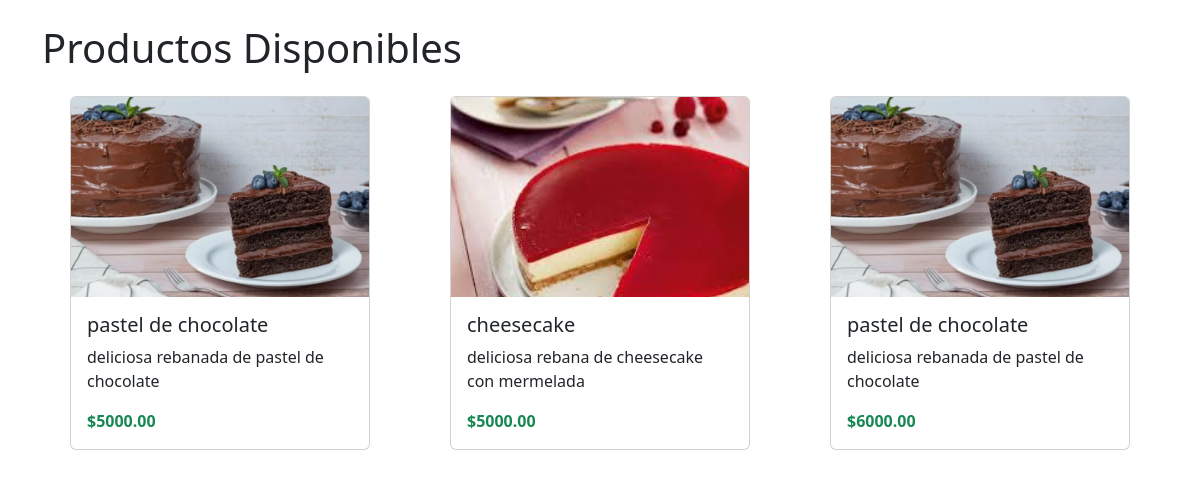
/usuarios/productos/productos/, run on an earlier commit of the app's database.
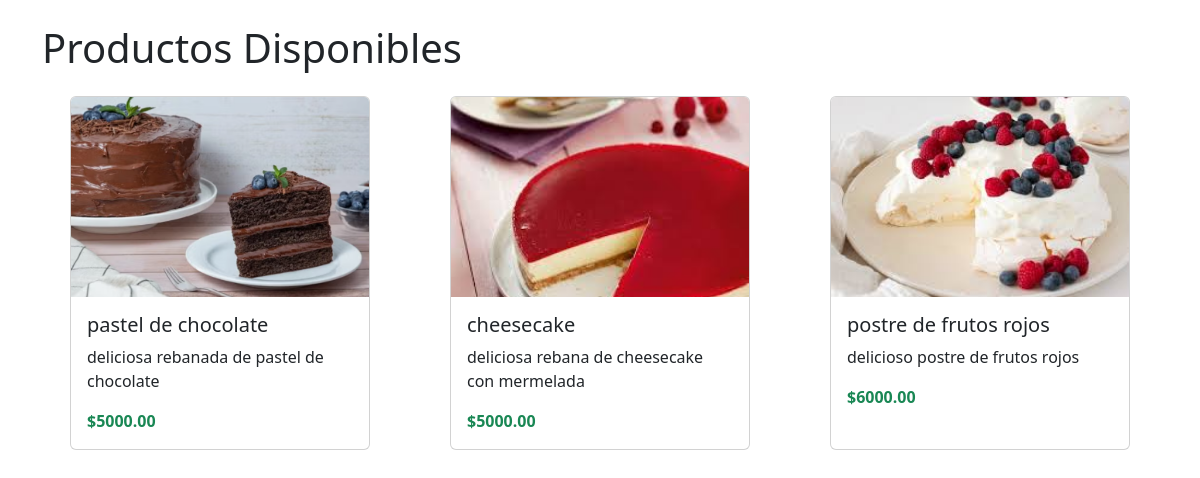
And on a later commit of the database.
### productos/models.py (models this page shows, shortened)
class Producto(models.Model):
    nombre = models.CharField(max_length=100)
    descripcion = models.TextField()
    precio = models.DecimalField(max_digits=10, decimal_places=2)
    stock = models.PositiveIntegerField()
    imagen = models.ImageField(upload_to='productos/', blank=True, null=True)

### productos/views.py (the view)
# urls.py: path('productos/', views.listar_productos, name='listar_productos'),
def listar_productos(request):
    productos = Producto.objects.all()
    return render(request, 'productos/lista.html', {'productos': productos})

### productos/templates/productos/lista.html (shortened to what this page needs)
<!DOCTYPE html>
<html lang="es">
<head>
    <link href="https://cdn.jsdelivr.net/npm/bootstrap@5.3.0/dist/css/bootstrap.min.css" rel="stylesheet">
</head>
<body class="container mt-4">
    <h1 class="mb-4">Productos Disponibles</h1>
    <div class="row">
        {% for producto in productos %}
            <div class="col-md-4 d-flex justify-content-center">
                <div class="card producto-card">
                    {% if producto.imagen %}
                        <img src="{{ producto.imagen.url }}" class="card-img-top producto-imagen" alt="Imagen de {{ producto.nombre }}">
                    {% else %}
                        <img src="https://via.placeholder.com/300x200?text=Sin+imagen" class="card-img-top producto-imagen" alt="Sin imagen">
                    {% endif %}
                    <div class="card-body">
                        <h5 class="card-title">{{ producto.nombre }}</h5>
                        <p class="card-text">{{ producto.descripcion }}</p>
                        <p class="card-text fw-bold text-success">${{ producto.precio }}</p>
                    </div>
                </div>
            </div>
        {% empty %}
            <p>No hay productos disponibles.</p>
        {% endfor %}
    </div>
</body>
</html>

### productos/templates/productos/lista.html (style rules this page uses)
.producto-card { max-width: 300px; margin-bottom: 20px; }
.producto-imagen { height: 200px; object-fit: cover; }

What changed in the data, as far as the page shows it:
removed Producto: imagen (picture), nombre "pastel de chocolate", descripcion "deliciosa rebanada de pastel de chocolate", precio "6000.00"
added Producto: imagen (picture), nombre "postre de frutos rojos", descripcion "delicioso postre de frutos rojos", precio "6000.00"
